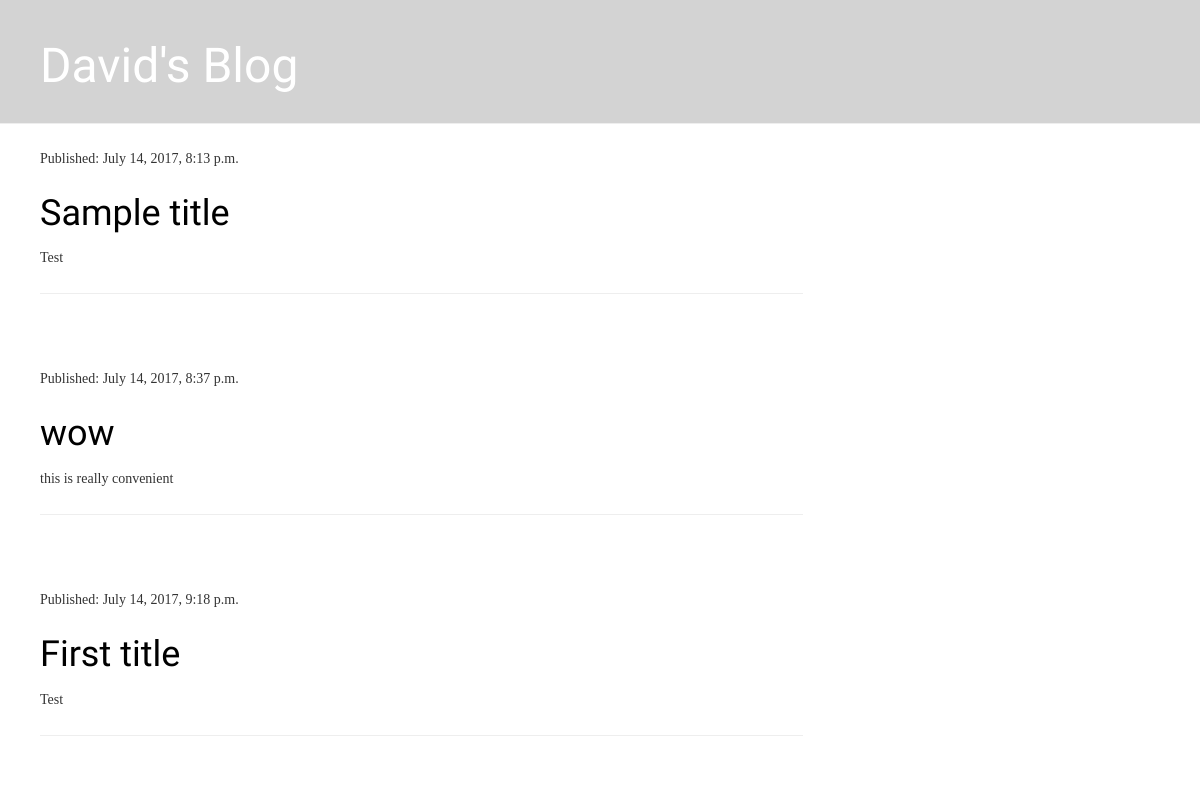
Before: / with the older database file.
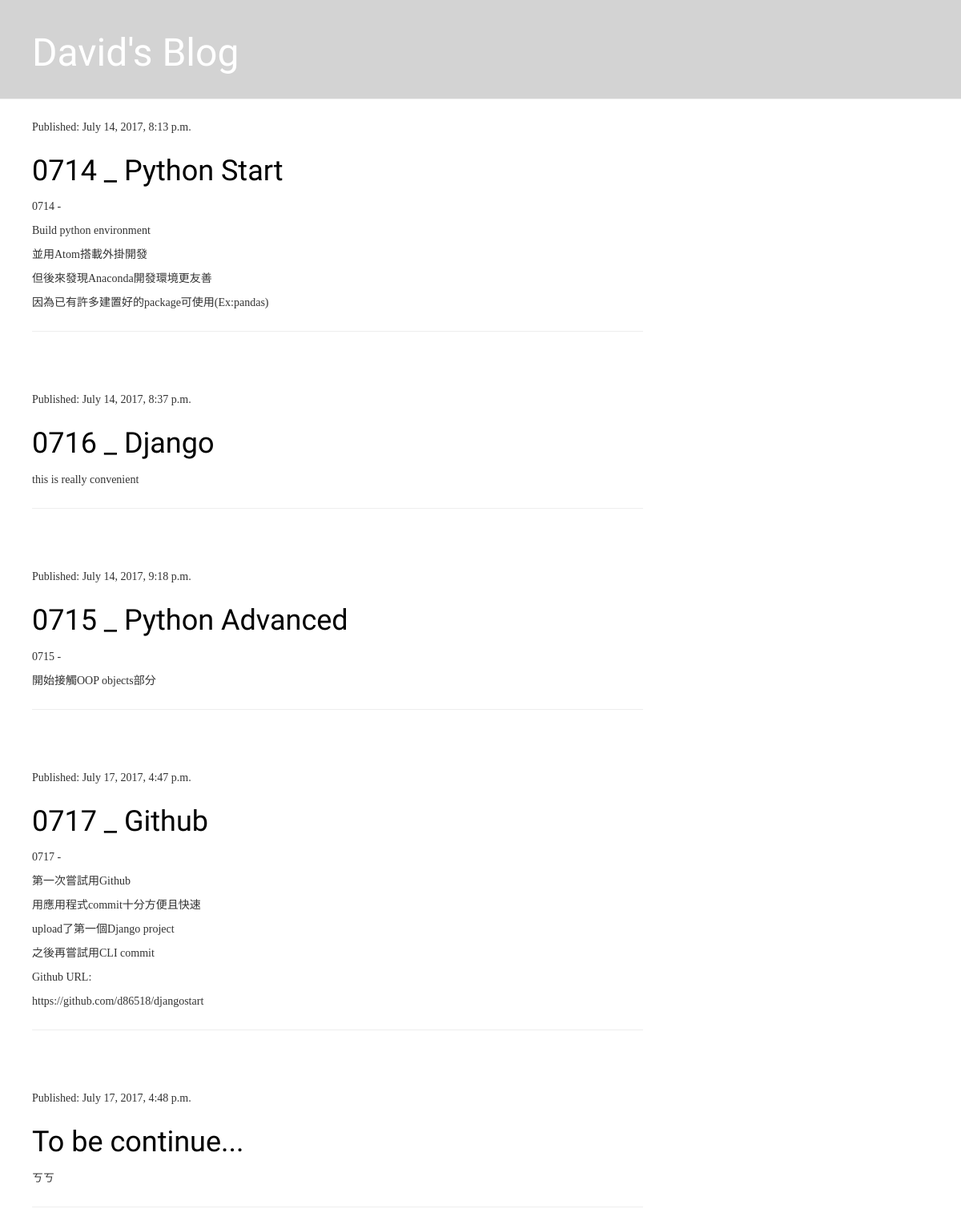
After: the same page with the newer database file.
### blog/models.py (models this page shows, shortened)
class Post(models.Model):
    author = models.ForeignKey(User)
    title = models.CharField(max_length=200)
    text = models.TextField()
    created_date = models.DateTimeField(
            default=timezone.now)
    published_date = models.DateTimeField(
            blank=True, null=True)

### blog/views.py (the view)
# urls.py: url(r'^$',  views.post_list),
def post_list(request):
    posts = Post.objects.filter(published_date__isnull=False).order_by('published_date')
    return render(request, 'blog/post_list.html', {'posts': posts})

### blog/templates/blog/post_list.html (shortened to what this page needs)
{% load staticfiles %}
<html>
    <head>
        <link rel="stylesheet" href="//maxcdn.bootstrapcdn.com/bootstrap/3.2.0/css/bootstrap.min.css">
        <link rel="stylesheet" href="//maxcdn.bootstrapcdn.com/bootstrap/3.2.0/css/bootstrap-theme.min.css">
        <link rel="stylesheet" type="text/css" href="{% static 'blog/blog.css' %}" />
    </head>
    <body>
      <div class="page-header">
        <h1><a href="/">David's Blog</a></h1>
      </div>
      <div class="content">
        <div class="row">
          <div class="col-md-8">
            {% for post in posts %}
                <div class="post">
                    <p>Published: {{ post.published_date }}</p>
                    <h1><a href="">{{ post.title }}</a></h1>
                    {% autoescape on %}
                      <p>{{ post.text | linebreaksbr }}</p>
                    {% endautoescape %}
                    <hr>
                </div>
            {% endfor %}
          </div>
        </div>
       </div>
    </body>
</html>

### blog/static/blog/blog.css (style rules this page uses)
.page-header { background-color: lightgray; margin-top: 0; padding: 20px 20px 20px 40px; }
.page-header h1, .page-header h1 a, .page-header h1 a:visited, .page-header h1 a:active { color: #ffffff; font-size: 36pt; text-decoration: none; }
.content { margin-left: 40px; }
h1, h2, h3, h4 { font-family: 'Lobster', cursive; }
.post { margin-bottom: 70px; font-family: 微軟正黑體; line-height: 30px; }
.post h1 a, .post h1 a:visited { color: #000000; }

Changed rows visible on the page:
changed Post: title "Sample title" → "0714 _ Python Start"; text "Test" → "0714 - Build python environment 並用Atom搭載外掛開發 但後來發現Anaconda開發環境更友善 因為已有許多建置好的package可使用(Ex:pandas)"
changed Post "this is really convenient": title "wow" → "0716 _ Django"
changed Post: title "First title" → "0715 _ Python Advanced"; text "Test" → "0715 - 開始接觸OOP objects部分"
now on this page (row edited): Post: published_date "July 17, 2017, 4:47 p.m.", title "0717 _ Github", text "0717 - 第一次嘗試用Github 用應用程式commit十分方便且快速 upload了第一個Django project 之後再嘗試用CLI commit Github URL: https://github.com/d86518/djangostart"
added Post: published_date "July 17, 2017, 4:48 p.m.", title "To be continue...", text "ㄎㄎ"
